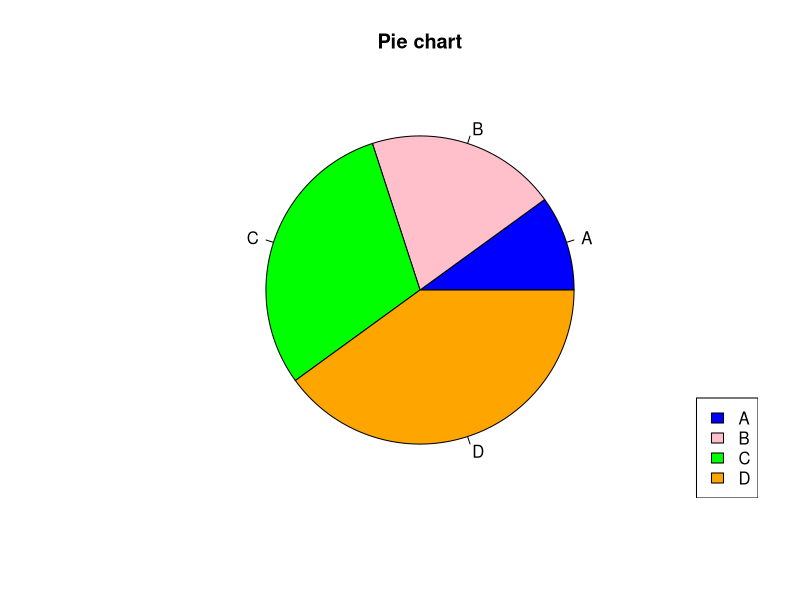

Write R code to recreate this figure.
################### PIE CHART ###################
a<-c(10,20,30,40)
labels<-c("A","B","C","D")
pie(a,labels,main="Pie chart",col=c("blue","pink","green","orange"))
legend("bottomright",labels,fill = c("blue","pink","green","orange"))
